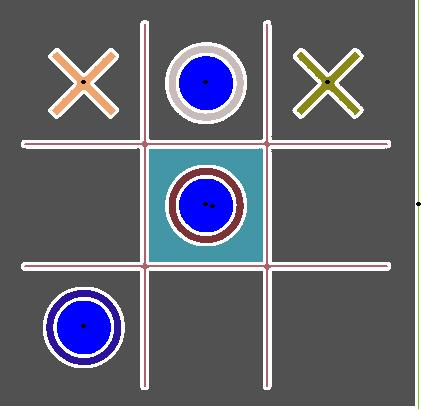
#> input picture lab10/circulosAzules.jpg, 421 x 411 px
$ python -i todo.py   (imports and definitions only)   (Python 2 division)
#> lines starting #> are read from the running program, lines starting #| are printed output that depends on the picture; after the words box and inside, x2 and y2 are one past the last pixel; in counts of white or black regions, pixels touching at a corner belong together
from time import *
import sys
from Tkinter import *
import Tkinter
from PIL import Image, ImageTk
import random
import math
from math import pi
import ImageDraw

# [9 lines left out: function ventana, not called in this run]

def convolucion(foto,ancho,alto):
    t_in=time()
    gx=[]
    gy=[]
    magnitud=[]
    Gx=([-1,0,1],[-2,0,2],[-1,0,1])#Formulas Convolucion
    Gy=([1,2,1],[0,0,0],[-1,-2,-1])
    pixeles=foto.load()
    for i in range(alto):
        gx.append([])
        gy.append([])
        for j in range(ancho):
            sumx=0
            sumy=0
            for x in range(len(Gx[0])):
                for y in range(len(Gy[0])):
                    try:
                        sumx +=(pixeles[j+y,i+x][0]*Gx[x][y])
                        sumy +=(pixeles[j+y,i+x][0]*Gy[x][y])
                    except:
                        pass
                    Gradiente_Horizontal=pow(sumx,2)#Formulas para obtener el gradiente
                    Gradiente_Vertical=pow(sumy,2)
                    Magnitud=int(math.sqrt(Gradiente_Horizontal+Gradiente_Vertical))
                    gx[i].append(sumx)
                    gy[i].append(sumy)
                    pixeles[j,i]=(Magnitud,Magnitud,Magnitud)
    t_fi=time()
    tot=t_fi-t_in
    print "Tiempo bordes:"+str(tot)+"segundos"
    return foto,gx,gy

def filtro(foto,ancho,alto):#Funcion para realiza el filtrado
    t_in=time()
    pixeles=foto.load() #Cargar imagen
    for i in range(ancho):#Se recogrre la imagen
        for j in range(alto):
            con=0#Contador
            promedio=0
            (r,g,b)=foto.getpixel((i,j))
            try:
                if(pixeles[i+1,j]):#Vecinos derecho
                    promedio+=pixeles[i+1,j][0]
                    con+=1
            except:
                pass
            try:
                if(pixeles[i-1,j]):#Vecino izq
                    promedio+=pixeles[i-1,j][0]
                    con+=1
            except:
                pass
            try:
                if(pixeles[i,j+1]):#Vecino arriba
                    promedio+=pixeles[i,j+1][0]
                    con+=1
            except:
                pass
            try:
                if(pixeles[i,j-1]):#Vecino abajo
                    promedio+=pixeles[i,j-1][0]
                    con+=1
            except:
                pass
            Total=promedio/con#Promedio entre vecinos disponibles
            pixeles[i,j]=(Total,Total,Total)
    t_fi=time()
    tot=t_fi-t_in
    print "Tiempo de filtro:"+str(tot)+"segundos"
    return foto

def binarizacion(foto,ancho,alto):
    x=194
    print "Valor maximo binarizacion:"+str(x)
    pixeles=foto.load()
    for i in range(ancho):
        for j in range(alto):
            (r,g,b)=foto.getpixel((i,j))
            promedio=int((r+g+b)/3)
            if promedio > x:
                pixeles[i,j]=(255,255,255)
            else:
                pixeles[i,j]=(0,0,0)
    return foto

def formas(foto,ancho,alto):
    centro=[]
    contador=[]
    colores=[]
    figuras=[]
    pixeles=foto.load()#Cargar imagen
    for i in range(ancho):#Recorrer imagen
        for j in range (alto):
            if pixeles[i,j]==(0,0,0):#Si el pixel actual es negro
                col1=random.randint(0,255)
                col2=random.randint(0,255)#Se genera un color random
                col3=random.randint(0,255)
                r,g,b=(col1,col2,col3)
                cont,color,centro1,centro2,cordenadas,actual=bfs(foto,(i,j),(r,g,b),ancho,alto)#Se llama al bfs
                contador.append(cont)#Se agrega a la cadena contador el numero de pixeles sumados en el recorrido anterior
                colores.append(color)#Se agrega el color que se uso en el recorrido pasado
                try:
                    centros=((sum(centro1)/float(len(centro1)),sum(centro2)/float(len(centro2))))#Formula para obtener los centros
                    centro.append(centros)
                    figura= circulos(actual,centros,cont,color)
                    for i in range(ancho):
                        for j in range(alto):
                            if pixeles[i,j]==figura:
                                pixeles[i,j]=(0,0,255)
                except:
                    pass
    #print contador
    #print colores
    maximo=contador.index(max(contador))#Se obtiene el valor mas alto de la cadena contador
    #print maximo
    gris=colores[maximo]#Se obtiene el color usado en el valor mas alto del contador
    #print gris
    #rint centro1
    #rint centro2
    for i in range(ancho):#Recorrer imagen para repintar el area mas grande por gris
        for j in range(alto):
            if pixeles[i,j]==gris:
                       pixeles[i,j]=(81,81,81)
    #rint centro
    draw=ImageDraw.Draw(foto)#Pintamos un circulo en cada uno de los centros que se almacenaron en la lista centro
    for i,recor in enumerate(centro):
        draw.ellipse((recor[0]-2,recor[1]-2,recor[0]+2,recor[1]+2),fill=(0,0,0))
        #etiqueta = Label(text=i)#Se coloca la etiqueta de la figura
        #etiqueta.place(x = recor[0]+16,y = recor[1])
    return foto


def bfs(foto,actual,color,ancho,alto):
    pixeles=foto.load()
    con=0
    cola=[]#Se crea la cola
    cordenadas=[]
    centro_i=[]
    centro_j=[]
    puntos=[]
    cola.append(actual)#Se agrega el valor actual a la cola
    act=actual
    partida=pixeles[actual]#punto de partida
    #print actual
    while len(cola)>0:#Mientras existan valores en la cola hacer...
        (x,y)=cola.pop(0)#Removemos el valor de la cola
        actual=pixeles[x,y]#actual toma el valor de la cola
        if actual==partida or actual ==color:#Si el pixel actual es igual al punto de partida o color

            try:
                if (pixeles[x-1,y]):#Revisar vecino izq
                    if (pixeles[x-1,y]==partida):#Si rgb de vecino izq es igual a punto de partida
                        pixeles[x-1,y]=color#Pintar pixel de color
                        cola.append((x-1,y))#Y agregar a cola
                        con+=1
                        centro_i.append((x-1))#Agregar a lista para obtener los centros
                        centro_j.append((y))
                        cordenadas.append((x-1,y))
            except:
                pass

            try:
                if (pixeles[x+1,y]):#Revisar vecino der
                    if (pixeles[x+1,y]==partida):#Lo mismo vecino der
                        pixeles[x+1,y]=color
                        cola.append((x+1,y))
                        con+=1
                        centro_i.append((x+1))
                        centro_j.append((y))
                        cordenadas.append((x+1,y))
            except:
                pass
            try:
                if (pixeles[x,y-1]):#Revisar vecino abajo
                    if (pixeles[x,y-1]==partida):#Lo mismo vecino abajo
                        pixeles[x,y-1]=color
                        cola.append((x,y-1))
                        con+=1
                        centro_i.append((x))
                        centro_j.append((y-1))
                        cordenadas.append((x,y-1))

            except:
                pass

            try:
                if (pixeles[x,y+1]):#Revisar vecino arriba
                    if (pixeles[x,y+1]==partida):#Lo mismo vecino arriba
                        pixeles[x,y+1]=color
                        cola.append((x,y+1))
                        con+=1
                        centro_i.append((x))
                        centro_j.append((y+1))
                        cordenadas.append((x,y+1))
            except:
                pass

    return con,color,centro_i,centro_j,cordenadas,act

# [34 lines left out: functions turn, jarvis_algorithm, convex_hull, not called in this run]

def umbral(foto,ancho,alto):#Funcion para generar la imagen umbral
    minimo=random.randint(1,100)#valores para usar en el umbral
    maximo=random.randint(101,200)
    print "Valor minimo: "+str(minimo)
    print "Valor maximo: "+str(maximo)
    pixeles=foto.load()#cargar la imagen
    for i in range(ancho):#Se recorre los pixeles de la imagen
        for a in range(alto):
            (r,g,b)=foto.getpixel((i,a))
            promedio=int((r+g+b)/3)#Obtenemos el promedio de cada pixel
            if promedio <minimo: #Se hace la comparacion con los valores
                promedio=0
            if promedio >=maximo:
                promedio=255
            pixeles[i,a]=(promedio,promedio,promedio)#Se sustituye el valor de rgb segun sea
    return foto

def escala(foto,ancho,alto):#Creacion de imagen con escala de grises
    pixeles=foto.load()#Proceso igual que el del umbral pero sin las comparaciones
    for i in range(ancho):
        for a in range(alto):
            (r,g,b)=foto.getpixel((i,a))
            promedio=int((r+g+b)/3)
            pixeles[i,a]=(promedio,promedio,promedio)
    return foto

def circulos(actual,centro,cont,color):
    print "------------------------------"
    x1,y1=actual
    x2,y2=centro
    print "punto de inicio:"+str(actual)
    print "Centro:"+str(centro)
    area=cont
    print "Area de figura en revision:"+str(area)
    radio=math.sqrt((x2-x1)**2+(y2-y1)**2)
    print "Radio de posible circulo:"+str(radio)
    comprobar_area=(pi*(radio**2))
    print "Area de posible circulo:"+str(comprobar_area)
    if(comprobar_area-500)<area<(comprobar_area+500):
        print "La figura es un circulo"
        return color
    else:
        print "Esta figura no es un circulo"

def main():
    img= str(raw_input('Nombre de imagen: '))#Pedir imagen
#> the answer given: circulosAzules.jpg
    foto=Image.open(img)#Abrir la imagen
#> foto is the input picture: PIL image 421x411 RGB; mean R, G, B 101.9, 103.4, 113.4
    ancho,alto=foto.size
#> ancho = 421; alto = 411
    escalada=escala(foto,ancho,alto)
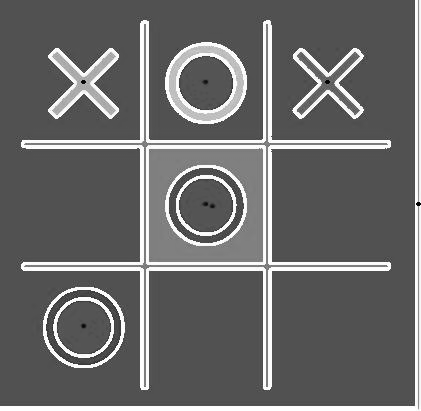
#> escalada: PIL image 421x411 RGB; min 1, max 255, mean 106.1
    escalada.save('escalada.jpg')
    titulo="Escala de grises"
   # ventana(escalada,ancho,alto,titulo)
    foto=Image.open(img)
    umbrales=umbral(foto,ancho,alto)
    umbrales.save('umbral.jpg')
    titulo="Umbrales"
    #ventana(umbrales,ancho,alto,titulo)
    foto=Image.open('escalada.jpg')
    filtrada=filtro(escalada,ancho,alto)
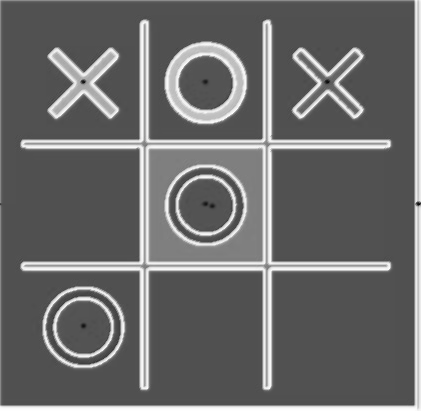
#> filtrada: PIL image 421x411 RGB; min 11, max 254, mean 105.9
    filtrada.save('filtro.jpg')
    titulo="Filtro"
    #ventana(filtrada,ancho,alto,titulo)
    bordes,gx,gy=convolucion(filtrada,ancho,alto)
#> after the loop in convolucion, `for i in range(alto):`: gx = 411 items
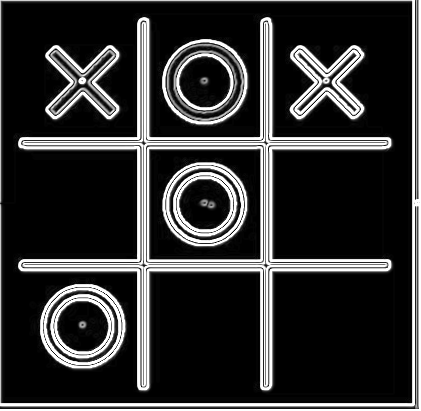
#> bordes: PIL image 421x411 RGB; min 0, max 255, mean 49.1
#> gx = 411 items; gy = 411 items
    bordes.save('Convolucion.jpg')
    titulo="Convolucion_Bordes"
    bordes=Image.open('Convolucion.jpg')
    binaria=binarizacion(bordes,ancho,alto)
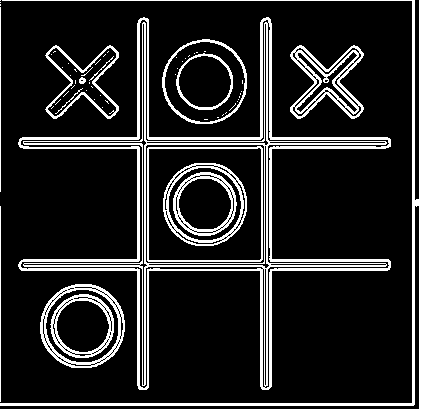
#> binaria: PIL image 421x411 RGB; 14.7% white; 61 white regions (45 under 20 px), largest, box (x1, y1, x2, y2) and area: (18, 17, 391, 390) 11033, (0, 0, 421, 411) 4551, (290, 45, 364, 119) 1745
    binaria.save('Binarizacion.jpg')
    titulo="Binarizacion"
    #ventana(binaria,ancho,alto,titulo)
    form=formas(binaria,ancho,alto)
#> after the loop in formas, `for i in range(ancho):#Recorrer imagen`:
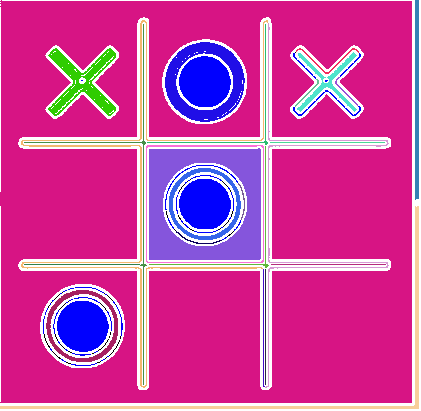
#> foto: PIL image 421x411 RGB; mean R, G, B 201.6, 66, 159.7
#> after the loop in formas, `for i in range(ancho):#Recorrer imagen`: centro = 145 pairs, first value 43 to 416.5, second value 55.77 to 367.6; colores = 205 items, first 6: (215, 20, 132), (248, 207, 155), (244, 183, 111), (71, 144, 71), (48, 128, 75), (158, 50, 37); contador = 205 values, max 118793 at index 0, min 0 at index 11, mean 719.3
#> in formas, `maximo=contador.index(max(contador))#Se obtiene el valor mas alto de l..`: maximo = 0
#> in formas, `gris=colores[maximo]#Se obtiene el color usado en el valor mas alto de..`: gris = (215, 20, 132)
#> in formas, `draw=ImageDraw.Draw(foto)#Pintamos un circulo en cada uno de los centr..`:
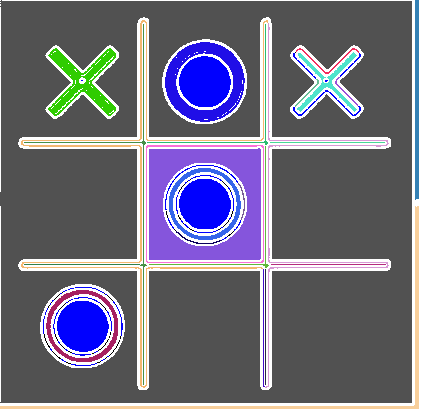
#> foto: PIL image 421x411 RGB; mean R, G, B 109.6, 107.8, 124.7
#> the loop in formas, `for i,recor in enumerate(centro):` made 145 passes
#> recor on passes 1 to 12: (212.4, 206.5), (289.7, 367.6), (141.4, 195.9), (128.7, 189.6), (81.5, 264), (43, 326), (44, 317), (45, 313), (46, 310.5), (47, 308.5), (81.99, 81.51), (81.92, 325.5)
    form.save('FormasyAreas.jpg')
    titulo="FormasyAreas"
    # [4 lines of commented-out code are left out]
# [1 line not run here, left out]

>>> result = main()
